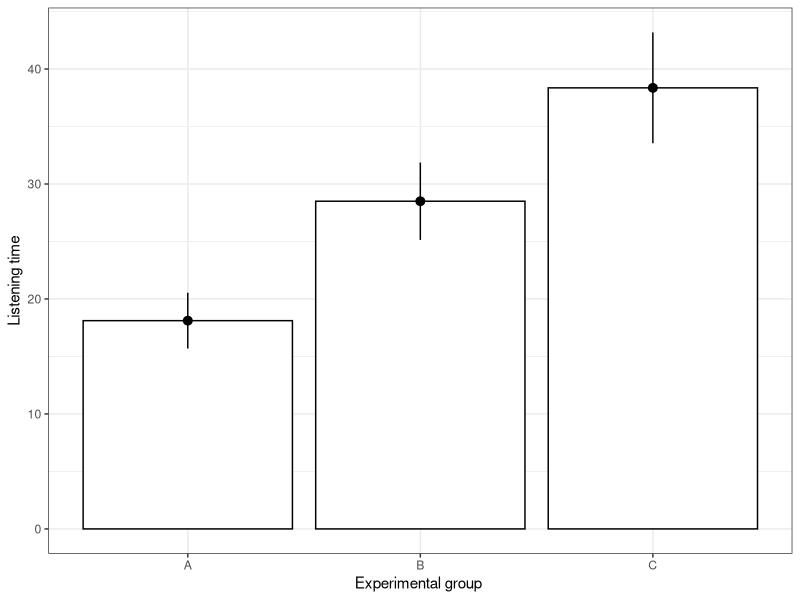

This chart was generated by the following R code: (Note: this script raises an error after producing the figure.)
## ---- chunk 1
library(knitr)
#This code automatically tidies code so that it does not reach over the page
opts_chunk$set(tidy.opts=list(width.cutoff=50),tidy=TRUE, rownames.print = FALSE, rows.print = 10)
## ---- chunk 2
set.seed(321)
hours_population_1 <- rgamma(25000, shape = 2, scale = 10)
set.seed(12567)
sample_1 <- sample(1:25000, size = 98, replace = FALSE)
sample_1_hours <- hours_population_1[sample_1]
sample_1_df <- data.frame(hours = round(sample_1_hours,0), group = "A")
set.seed(321)
hours_population_2 <- rgamma(25000, shape = 2.5, scale = 11)
set.seed(12567)
sample_2 <- sample(1:25000, size = 112, replace = FALSE)
sample_2_hours <- hours_population_2[sample_2]
sample_2_df <- data.frame(hours = round(sample_2_hours,0), group = "B")
set.seed(321)
hours_population_3 <- rgamma(25000, shape = 3, scale = 12)
set.seed(12567)
sample_3 <- sample(1:25000, size = 100, replace = FALSE)
sample_3_hours <- hours_population_3[sample_3]
sample_3_df <- data.frame(hours = round(sample_3_hours,0), group = "C")
hours_abc <- rbind(sample_1_df, sample_2_df, sample_3_df)
head(hours_abc)

tail(hours_abc)
## ---- chunk 3
library(psych)
describeBy(hours_abc$hours, hours_abc$group) #inspect data
## ---- chunk 4
#Plot of means
library(plyr)
library(ggplot2)
ggplot(hours_abc, aes(group, hours)) + 
  stat_summary(fun.y = mean, geom = "bar", fill = "White", colour = "Black") +
  stat_summary(fun.data = mean_cl_normal, geom = "pointrange") + 
  labs(x = "Experimental group ", y = "Listening time") + 
  theme_bw()
## ---- chunk 5
library(reshape2)
dcast(online_store_promo, Obs ~ Promotion, value.var = "Sales")
## ---- chunk 6
mean(online_store_promo$Sales) #grand mean
by(online_store_promo$Sales,online_store_promo$Promotion,mean) #category mean
## ---- chunk 7
sales <- c(10,9,10,8,9,8,9,7,7,6,8,8,7,9,6,4,5,5,6,4,5,7,6,4,5,2,3,2,1,2)
promotion <-c(rep(1,10), rep(2,10), rep(3,10))
count <- c(rep(1:10,3))
d <- data.frame(sales,promotion,count)
d$promotion <- factor(d$promotion, levels = c(1:3), labels = c("High", "Medium", "Low"))
means <- aggregate(d[,1], list(d$promotion), mean)
means <- plyr::rename(means, c(Group.1="promotion"))
d$groupmean <- c(rep(means[1,2],10),rep(means[2,2],10),rep(means[3,2],10))
d$grandmean <- c(mean(d$sales))
d$group6 <- store <-c(rep(1,5),rep(2,5),rep(3,5),rep(4,5),rep(5,5),rep(6,5))
d$group6 <- factor(d$group6, levels = c(1:6), labels = c("High/Yes", "High/No", "Medium/Yes", "Medium/No","Low/Yes", "Low/No"))
means6 <- aggregate(d[,1], list(d$group6), mean)
means6 <- plyr::rename(means6, c(Group.1="group6"))
d$groupmean6 <- c(rep(means6[1,2],5),rep(means6[2,2],5),rep(means6[3,2],5),rep(means6[4,2],5),rep(means6[5,2],5),rep(means6[6,2],5))

ggplot(d, aes(x=count,y=sales,color=promotion)) + 
  geom_point(size=3) + facet_grid(~promotion, scales = "free_x") + 
  scale_x_continuous(breaks = 1:30) +
  labs(x = "Observations",y = "Sales (thsd. units)", colour="promotion",size=11, fill="") +
  theme(axis.title = element_text(size = 12),
        axis.text  = element_text(size=12),
        strip.text.x = element_text(size = 12),
        legend.position="none")+ theme_bw()
## ---- chunk 8
ggplot(d, aes(x=count,y=sales,color=promotion)) + 
  geom_point(size=3) + facet_grid(~promotion, scales = "free_x") + 
  scale_x_continuous(breaks = 1:30) + geom_hline(aes(yintercept = grandmean,color=promotion)) +
  labs(x = "Observations",y = "Sales (thsd. units)", colour="promotion",size=11, fill="") +
  geom_segment(aes(x=count,y=grandmean, xend=count, yend=sales),size=1) + 
  theme(axis.title = element_text(size = 12),
        axis.text  = element_text(size=12),
        strip.text.x = element_text(size = 12),
        legend.position="none")+ theme_bw()
## ---- chunk 9
SST <- sum((online_store_promo$Sales - mean(online_store_promo$Sales))^2)
SST
## ---- chunk 10
ggplot(d, aes(x=count,y=sales,color=promotion)) + 
  geom_point(size=3) + facet_grid(~promotion, scales = "free_x") + 
  scale_x_continuous(breaks = 1:30) + geom_hline(aes(yintercept = grandmean,color=promotion)) +
  geom_hline(aes(yintercept = groupmean,color=promotion)) +
  labs(x = "Observations",y = "Sales (thsd. units)", colour="promotion",size=11, fill="") +
  geom_segment(aes(x=count,y=grandmean, xend=count, yend=groupmean),size=1) + 
  theme(axis.title = element_text(size = 12),
        axis.text  = element_text(size=12),
        strip.text.x = element_text(size = 12),
        legend.position="none")+ theme_bw()
## ---- chunk 11
SSM <- sum(10*(by(online_store_promo$Sales, online_store_promo$Promotion, mean) - mean(online_store_promo$Sales))^2)
SSM
## ---- chunk 12
ggplot(d, aes(x=count,y=sales,color=promotion)) + 
  geom_point(size=3) + facet_grid(~promotion, scales = "free_x") + 
  scale_x_continuous(breaks = 1:30) + geom_hline(data = means, aes(yintercept = x,color=promotion)) +
  labs(x = "Observations",y = "Sales (thsd. units)", colour="promotion",size=11, fill="") +
  geom_segment(aes(x=count,y=groupmean, xend=count, yend=sales),size=1) + 
  theme(axis.title = element_text(size = 12),
        axis.text  = element_text(size=12),
        strip.text.x = element_text(size = 12),
        legend.position="none")+ theme_bw()
## ---- chunk 13
SSR <- sum((online_store_promo$Sales - rep(by(online_store_promo$Sales, online_store_promo$Promotion, mean), each = 10))^2)
SSR
## ---- chunk 14
eta <- SSM/SST
eta
## ---- chunk 15
f_ratio <- (SSM/2)/(SSR/27)
f_ratio
## ---- chunk 16
library(ggplot2)
a <- seq(0,4, 2)
ggplot(data.frame(x=c(0,4)), aes(x))+
  stat_function(fun = df, args = list(2,2), aes(colour = paste0("m = 2",", n = 2"))) +
  stat_function(fun = df, args = list(2,5), aes(colour = paste0("m = 2",", n = 5")))+
  stat_function(fun = df, args = list(2,10), aes(colour = paste0("m = 2",", n = 10")))+
  stat_function(fun = df, args = list(5,2), aes(colour = paste0("m = 5",", n = 2")))+
  stat_function(fun = df, args = list(5,5), aes(colour = paste0("m = 5",", n = 5")))+
  stat_function(fun = df, args = list(5,10), aes(colour = paste0("m = 5",", n = 10")))+
  stat_function(fun = df, args = list(10,2), aes(colour = paste0("m = 10",", n = 2")))+
  stat_function(fun = df, args = list(10,5), aes(colour = paste0("m = 10",", n = 5")))+
  stat_function(fun = df, args = list(10,10), aes(colour = paste0("m = 10",", n = 10")))+
  stat_function(fun = df, args = list(20,20), aes(colour = paste0("m = 20",", n = 20")))+
  ylim(min=0, max=1) +
  labs(colour = 'Degrees of Freedom', x = 'Value', y = 'Density') + theme_bw()
## ---- chunk 17
f_crit <- qf(.95, df1 = 2, df2 = 27) #critical value
f_crit 
f_ratio > f_crit #test if calculated test statistic is larger than critical value
## ---- chunk 18
df1 <- 2
df2 <- 27
p <- 0.95
min <- 0
max <- 20
f_crit <- round(qf(p,df1=df1,df2=df2), digits = 3)
f_cal <- f_ratio
plot1 <- ggplot(data.frame(x = c(min, max)), aes(x = x)) +
  stat_function(fun = df, args = list(df1,df2))+
  stat_function(fun = df, args = list(df1,df2), xlim = c(qf(p,df1=df1,df2=df2),max), geom = "area") +
  scale_x_continuous(breaks = c(0, f_crit, f_cal)) +
  geom_vline(xintercept = f_cal, color = "red") +
  labs(title = paste0("Result of F-test: reject H0"),
         subtitle = paste0("Red line: Calculated test statistic;"," Black area: Rejection region"),
         x = "x", y = "Density") +
  theme(legend.position="none") + 
  theme_bw()
plot1
## ---- chunk 19
shapiro.test(online_store_promo[online_store_promo$Promotion == "low", ]$Sales)
shapiro.test(online_store_promo[online_store_promo$Promotion == "medium", ]$Sales)
shapiro.test(online_store_promo[online_store_promo$Promotion == "high", ]$Sales)
## ---- chunk 20
qqnorm(online_store_promo[online_store_promo$Promotion=="low",]$Sales) 
qqline(online_store_promo[online_store_promo$Promotion=="low",]$Sales)
qqnorm(online_store_promo[online_store_promo$Promotion=="medium",]$Sales) 
qqline(online_store_promo[online_store_promo$Promotion=="medium",]$Sales)
qqnorm(online_store_promo[online_store_promo$Promotion=="high",]$Sales) 
qqline(online_store_promo[online_store_promo$Promotion=="high",]$Sales)
## ---- chunk 21
library(car)
leveneTest(Sales ~ Promotion, data = online_store_promo, center = mean)
## ---- chunk 22
aov <- aov(Sales ~ Promotion, data = online_store_promo)
summary(aov)
## ---- chunk 23
summary(aov)[[1]]$'Sum Sq'[1]/(summary(aov)[[1]]$'Sum Sq'[1] + summary(aov)[[1]]$'Sum Sq'[2])
## ---- chunk 24
plot(aov,1)
## ---- chunk 25
plot(aov,2)
## ---- chunk 26
shapiro.test(resid(aov))
## ---- chunk 27
oneway.test(Sales ~ Promotion, data=online_store_promo)
## ---- chunk 28
pairwise.t.test(online_store_promo$Sales, online_store_promo$Promotion, data = online_store_promo, p.adjust.method = "bonferroni")
## ---- chunk 29
data_subset <- subset(online_store_promo,Promotion != "low")
t.test(Sales ~ Promotion, data = data_subset)
## ---- chunk 30
q <- qtukey(0.95, nm = 3, df = 27)
q
## ---- chunk 31
hsd <- q * sqrt(summary(aov)[[1]]$'Mean Sq'[2]/10)
hsd
## ---- chunk 32
library(multcomp)
tukeys <- glht(aov, linfct = mcp(Promotion = "Tukey"))
summary(tukeys)
confint(tukeys)
## ---- chunk 33
plot(tukeys)
## ---- chunk 34
mean1 <- mean(online_store_promo[online_store_promo$Promotion=="high","Sales"]) #mean group "high"
mean1
mean2 <- mean(online_store_promo[online_store_promo$Promotion=="medium","Sales"]) #mean group "medium"
mean2
mean3 <- mean(online_store_promo[online_store_promo$Promotion=="low","Sales"]) #mean group "low"
mean3
#CI high vs. medium
mean_diff_high_med <- mean2-mean1
mean_diff_high_med
ci_med_high_lower <- mean_diff_high_med-hsd
ci_med_high_upper <- mean_diff_high_med+hsd
ci_med_high_lower
ci_med_high_upper
#CI high vs.low
mean_diff_high_low <- mean3-mean1
mean_diff_high_low
ci_low_high_lower <- mean_diff_high_low-hsd
ci_low_high_upper <- mean_diff_high_low+hsd
ci_low_high_lower
ci_low_high_upper
#CI medium vs.low
mean_diff_med_low <- mean3-mean2
mean_diff_med_low
ci_low_med_lower <- mean_diff_med_low-hsd
ci_low_med_upper <- mean_diff_med_low+hsd
ci_low_med_lower
ci_low_med_upper
## ---- chunk 35
online_store_promo$Newsletter <- factor(online_store_promo$Newsletter, levels = c(0:1), labels = c("no", "yes")) #convert grouping variable to factor
head(online_store_promo)
## ---- chunk 36
online_store_promo$Group <- paste(online_store_promo$Promotion, online_store_promo$Newsletter, sep = "_") #create new grouping variable
online_store_promo 
## ---- chunk 37
by(online_store_promo$Sales, online_store_promo$Group, mean) #category means
## ---- chunk 38
#Plot of means
ggplot(online_store_promo, aes(Promotion, Sales)) + 
  stat_summary(fun.y = mean, geom = "bar", fill="White", colour="Black") +
  stat_summary(fun.data = mean_cl_normal, geom = "pointrange") + 
  labs(x = "Experimental group (promotion level)", y = "Number of sales") + 
  theme_bw()
## ---- chunk 39
#Plot of means
ggplot(online_store_promo, aes(Newsletter, Sales)) + 
  stat_summary(fun.y = mean, geom = "bar", fill="White", colour="Black") +
  stat_summary(fun.data = mean_cl_normal, geom = "pointrange") + 
  labs(x = "Experimental group (newsletter)", y = "Number of sales") + 
  theme_bw()
## ---- chunk 40
ggplot(online_store_promo, aes(x = interaction(Newsletter, Promotion), y = Sales, fill = Newsletter)) +
  stat_summary(fun.y = mean, geom = "bar", position = position_dodge()) +
  stat_summary(fun.data = mean_cl_normal, geom = "pointrange") + 
  theme_bw()
## ---- chunk 41
count <- c(rep(1:5,6))
ggplot(d, aes(x=count,y=sales,color=group6)) + 
  geom_point(size=3) + facet_grid(~group6, scales = "free_x") + 
  scale_x_continuous(breaks = 1:30) + geom_hline(aes(yintercept = grandmean, color=group6)) +
  geom_hline(aes(yintercept = groupmean6,color=group6)) +
  labs(x = "Observations",y = "Sales (million units)", colour="promo/nl",size=11, fill="") +
  geom_segment(aes(x=count,y=grandmean, xend=count, yend=groupmean6),size=1) + 
  theme(axis.title = element_text(size = 12),
        axis.text  = element_text(size=12),
        strip.text.x = element_text(size = 12),
        legend.position="none") + theme_bw()
## ---- chunk 42
library(car)
leveneTest(online_store_promo$Sales, interaction(online_store_promo$Promotion, online_store_promo$Newsletter), center = mean) #test for homogeneity of variances
aov <- aov(Sales ~ Promotion + Newsletter + Promotion:Newsletter, data = online_store_promo) #compute the basic anova
summary(aov)
## ---- chunk 43
(summary(aov)[[1]]$'Sum Sq'[1] + summary(aov)[[1]]$'Sum Sq'[2] + summary(aov)[[1]]$'Sum Sq'[3])/(summary(aov)[[1]]$'Sum Sq'[1] + summary(aov)[[1]]$'Sum Sq'[2] + summary(aov)[[1]]$'Sum Sq'[3] + summary(aov)[[1]]$'Sum Sq'[4])
## ---- chunk 44
plot(aov,1) #homogeneity of variances
plot(aov,2) #normal distribution of residuals
